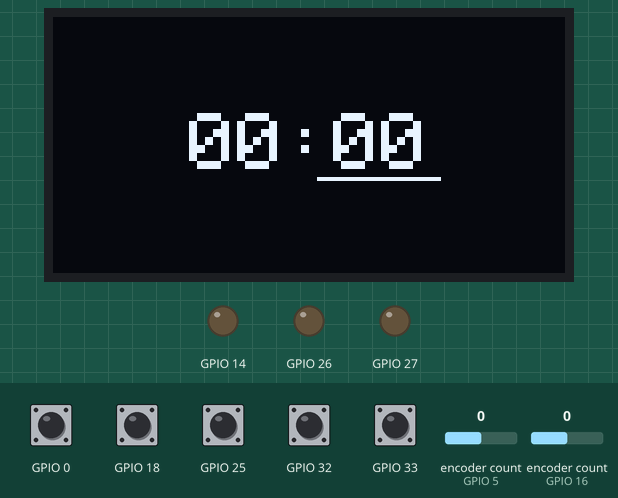
This sketch was run on a simulated ESP32. On the bench: 128×64 one-colour display, output pins drawn as LEDs (lit = HIGH). The test bench sets the inputs (shaded band); at power-on: GPIO 0, GPIO 18, GPIO 25, GPIO 32, GPIO 33 HIGH, encoder count (sensors on GPIO 5, GPIO 16) 0.

Above: at 1.2 s.
1.3 s: GPIO 18 pulled LOW for 0.15 s
At 2.3 s:
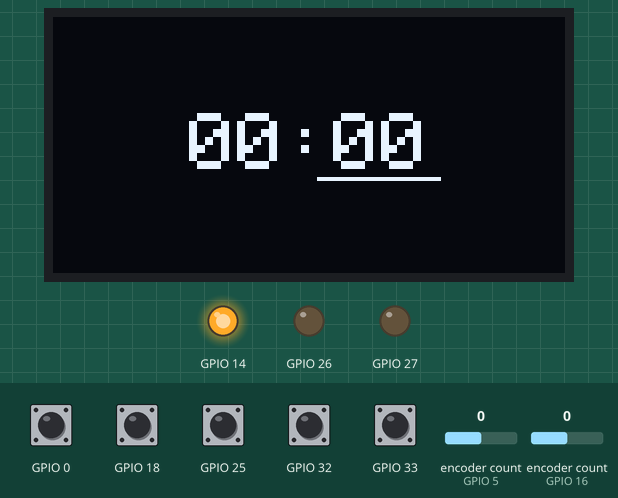
2.9 s: GPIO 25 pulled LOW for 0.15 s
At 3.5 s:
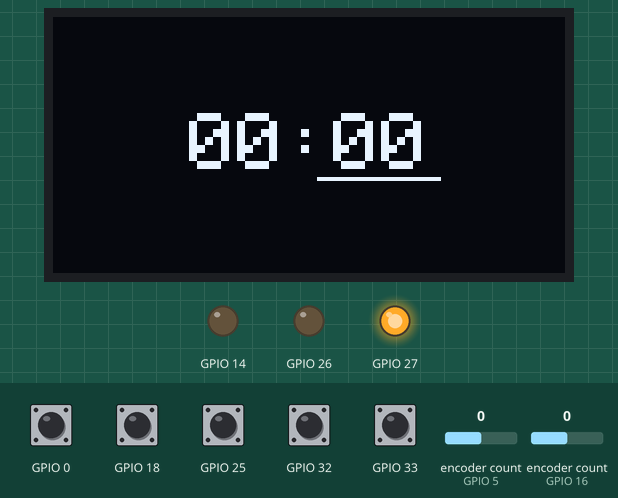
4.5 s: GPIO 32 pulled LOW for 0.15 s
At 5.7 s:
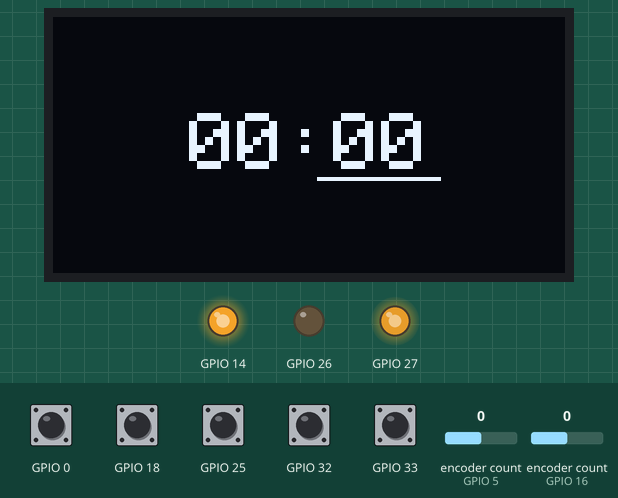
6.1 s: GPIO 18 pulled LOW for 1 s
At 7.2 s:
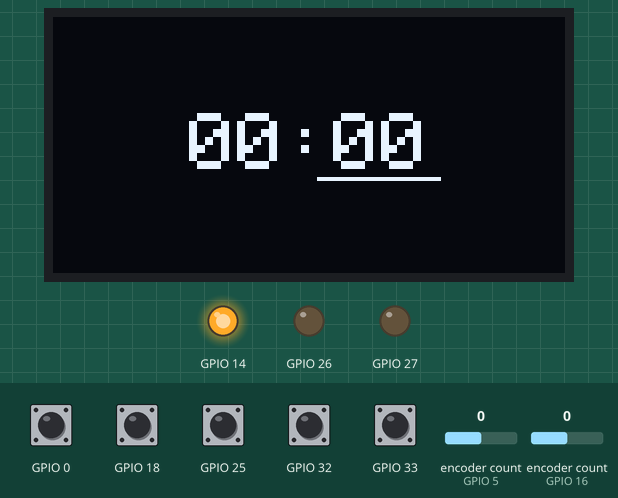
8.6 s: GPIO 25 pulled LOW for 1 s
At 9.2 s:
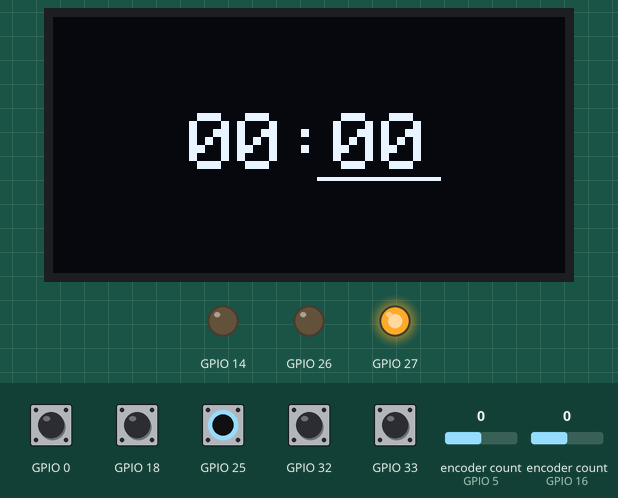
11.1 s: encoder count (sensor on GPIO 5) set to -1
At 11.8 s:
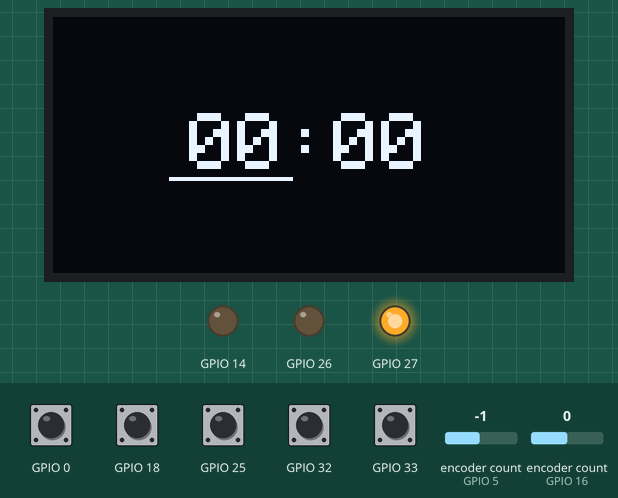
Timing chart, 0 to 13.6 s (numbered marks = the images above; inputs shaded):
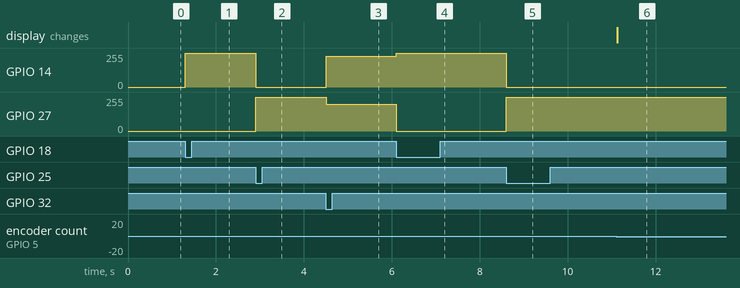

The sketch:

main.ino
```cpp
#include <Ticker.h>
#include <SPI.h>
#include <Wire.h>
#include <Adafruit_GFX.h>
#include <Adafruit_SSD1306.h>
#include "AiEsp32RotaryEncoder.h"
#include "Color.h"
#include "Led.h"
#include "ColorButton.h"
#include "SimpleButton.h"

void display_timer(const String &buf, int x, int y);
void display_selector();
void IRAM_ATTR read_choice_encoder_ISR();
void IRAM_ATTR read_increment_encoder_ISR();
void choice_encoder_loop();
void increment_encoder_loop();
void color_selection_service();
void start_cancel_pressed();
void start_countdown();
void finish_countdown();
void countdown();

#define SCREEN_WIDTH 128 // OLED display width, in pixels
#define SCREEN_HEIGHT 64 // OLED display height, in pixels
#define OLED_RESET     -1 // Reset pin # (or -1 if sharing Arduino reset pin)
#define SCREEN_ADDRESS 0x3C
#define TIMER_CURSOR_X 64
#define TIMER_CURSOR_Y 32

#define CHOICE_ENCODER_A_PIN 5
#define CHOICE_ENCODER_B_PIN 17
#define INCREMENT_ENCODER_A_PIN 16
#define INCREMENT_ENCODER_B_PIN 4
#define ROTARY_ENCODER_BUTTON_PIN -1
#define ROTARY_ENCODER_VCC_PIN -1
#define ROTARY_ENCODER_STEPS 4

byte hours = 0;
byte minutes = 0;
byte seconds = 0;
byte incrementer_selection = 1;
String timer_str;
bool timer_in_progress = false;

const Color RED = {255, 0, 0};
const Color ORANGE = {230, 200, 0};
const Color YELLOW = {255, 255, 0};
const Color GREEN = {0, 255, 0};

/*
not every button connected to an ESP32 GPIO pin can utilize internal pull-up resistors.
Specifically, GPIO pins 34-39 are input-only and do not have internal pull-up or pull-down resistors
*/

Led led(14, 27, 26);
ColorButton red_bt(18, RED);
ColorButton orange_bt(32, ORANGE);
ColorButton yellow_bt(33, YELLOW);
ColorButton green_bt(25, GREEN);
SimpleButton start_cancel_button(0);
AiEsp32RotaryEncoder choice_encoder = AiEsp32RotaryEncoder(CHOICE_ENCODER_A_PIN, CHOICE_ENCODER_B_PIN, ROTARY_ENCODER_BUTTON_PIN, ROTARY_ENCODER_VCC_PIN, ROTARY_ENCODER_STEPS);
AiEsp32RotaryEncoder increment_encoder = AiEsp32RotaryEncoder(INCREMENT_ENCODER_A_PIN, INCREMENT_ENCODER_B_PIN, ROTARY_ENCODER_BUTTON_PIN, ROTARY_ENCODER_VCC_PIN, ROTARY_ENCODER_STEPS);
Adafruit_SSD1306 display(SCREEN_WIDTH, SCREEN_HEIGHT, &Wire, OLED_RESET);
Ticker periodic_ticker;

//************************************** (main) setup - loop **************************************
void setup() {
  Serial.begin(115200);

  led.init_pins();
  led.off();

  red_bt.init_pin();
  orange_bt.init_pin();
  yellow_bt.init_pin();
  green_bt.init_pin();
  start_cancel_button.init_pin();

  choice_encoder.begin();
	choice_encoder.setup(read_choice_encoder_ISR);
	choice_encoder.setBoundaries(0, 1, false); // true means values form a circle
  choice_encoder.disableAcceleration();
  choice_encoder.setEncoderValue(incrementer_selection);

  increment_encoder.begin();
	increment_encoder.setup(read_increment_encoder_ISR);
	increment_encoder.setBoundaries(0, 59, true);
  increment_encoder.disableAcceleration();
  increment_encoder.setEncoderValue(minutes);

  // SSD1306_SWITCHCAPVCC = generate display voltage from 3.3V internally
  if(!display.begin(SSD1306_SWITCHCAPVCC, SCREEN_ADDRESS)) {
    Serial.println(F("SSD1306 allocation failed"));
    for(;;); // Don't proceed, loop forever
  }
  else {
    display.setTextSize(2);
    display.setTextColor(WHITE);
    timer_str = (hours < 10 ? "0" : "") + String(hours) + ":" + (minutes < 10 ? "0" : "") + String(minutes);
    display.clearDisplay();
    display_timer(timer_str);
    display_selector();
    display.display();
  }
}

void loop() {
  color_selection_service();
  choice_encoder_loop();
  increment_encoder_loop();
  start_cancel_service();
  delay(10);
}

//************************************** function definitions **************************************
void display_timer(const String &buf) {
    int16_t x1, y1;
    uint16_t w, h;
    display.getTextBounds(buf, 0, 0, &x1, &y1, &w, &h); //calc width and height of new string
    display.setCursor(TIMER_CURSOR_X - (w / 2), TIMER_CURSOR_Y - (h / 2));
    display.print(buf);
}

void display_selector() {
  int16_t x0, y0, x1, y1;
  uint16_t w, h;
  display.getTextBounds("00:00", TIMER_CURSOR_X, TIMER_CURSOR_Y, &x1, &y1, &w, &h);
  if (incrementer_selection == 0) {
  x0 = TIMER_CURSOR_X - w / 2 - 5;
  x1 = TIMER_CURSOR_X - 5;
  }
  else {
  x0 = TIMER_CURSOR_X + w / 2 + 2;
  x1 = TIMER_CURSOR_X + 2;
  }
  y0 = TIMER_CURSOR_Y + (h / 2);
  y1 = TIMER_CURSOR_Y + (h / 2);
  display.drawLine(x0, y0, x1, y1, WHITE);
}

void IRAM_ATTR read_choice_encoder_ISR() {
	choice_encoder.readEncoder_ISR();
}

void IRAM_ATTR read_increment_encoder_ISR() {
	increment_encoder.readEncoder_ISR();
}

void choice_encoder_loop() {
	if (choice_encoder.encoderChanged()) {
    incrementer_selection = choice_encoder.readEncoder();
    if (incrementer_selection == 1) {
      increment_encoder.setBoundaries(0, 59, true);
      increment_encoder.setEncoderValue(minutes);
    }
    else {
      increment_encoder.setBoundaries(0, 72, true);
      increment_encoder.setEncoderValue(hours);
    }
    display.clearDisplay();
    display_timer(timer_str);
    display_selector();
    display.display();
	}
}

void increment_encoder_loop() {
  if (increment_encoder.encoderChanged()) {
    if (incrementer_selection == 1) minutes = increment_encoder.readEncoder();
    else hours = increment_encoder.readEncoder();
    timer_str = (hours < 10 ? "0" : "") + String(hours) + ":" + (minutes < 10 ? "0" : "") + String(minutes);
    display.clearDisplay();
    display_timer(timer_str);
    display_selector();
    display.display();
  }
}

void color_selection_service() {
  if (red_bt.is_pressed()) {
    if (red_bt.is_enabled()) {
      led.switch_colors(red_bt.get_color());
      ColorButton::disable_all();
    }
  }
  else if (orange_bt.is_pressed()) {
    if (orange_bt.is_enabled()) {
      led.switch_colors(orange_bt.get_color());
      ColorButton::disable_all();
    }
  }
  else if (yellow_bt.is_pressed()) {
    if (yellow_bt.is_enabled()) {
      led.switch_colors(yellow_bt.get_color());
      ColorButton::disable_all();
    }
  }
  else if (green_bt.is_pressed()) {
    if (green_bt.is_enabled()) {
      led.switch_colors(green_bt.get_color());
      ColorButton::disable_all();
    }
  }
  else if (!timer_in_progress) {
    ColorButton::enable_all();
  }
}

void start_cancel_service() {
  if (start_cancel_button.is_pressed()) {
    if (start_cancel_button.is_enabled() && !timer_in_progress && led.is_lit()) start_countdown();
    else if (start_cancel_button.is_enabled() && timer_in_progress) finish_countdown();
    start_cancel_button.disable();
  }
  else {
    start_cancel_button.enable();
  }
}

void start_countdown() {
  if (hours > 0 || minutes > 0) {
    timer_in_progress = true;
    ColorButton::disable_all();
    choice_encoder.disable();
    increment_encoder.disable();
    periodic_ticker.attach(1, countdown);
  }
}

void finish_countdown() {
  periodic_ticker.detach();
  timer_in_progress = false;
  ColorButton::enable_all();
  hours = 0;
  minutes = 0;
  seconds = 0;
  incrementer_selection = 1;
  choice_encoder.enable();
  increment_encoder.enable();
  choice_encoder.setEncoderValue(incrementer_selection);
  increment_encoder.setBoundaries(0, 59, true);
  increment_encoder.setEncoderValue(minutes);
  led.off();
  timer_str = (hours < 10 ? "0" : "") + String(hours) + ":" + (minutes < 10 ? "0" : "") + String(minutes);
  display.clearDisplay();
  display_timer(timer_str);
  display_selector();
  display.display();
}

void countdown() {
  if (seconds > 0) seconds = seconds - 1;

  else if (minutes > 0) {
    minutes = minutes - 1;
    seconds = 59;
  }

  else if (hours > 0) {
    minutes = 59;
    seconds = 59;
    hours = hours - 1;
  }

  else {
    finish_countdown();
    return;
  }

  timer_str = (hours < 10 ? "0" : "") + String(hours) + ":" + (minutes < 10 ? "0" : "") + String(minutes) + ":" + (seconds < 10 ? "0" : "") + String(seconds);
  display.clearDisplay();
  display_timer(timer_str);
  display.display();
}
```

Color.h
```cpp
#ifndef COLOR_H
#define COLOR_H

#include <Arduino.h>

struct Color{
  byte red_scale;
  byte green_scale;
  byte blue_scale;
};

#endif
```

ColorButton.cpp
```cpp
#include "ColorButton.h"

bool ColorButton::enabled_all = true;

ColorButton::ColorButton(byte pin, Color color)
  : SimpleButton(pin)
{
  this->color = color;
}

bool ColorButton::is_enabled() {
  return SimpleButton::is_enabled() && enabled_all;
}

Color ColorButton::get_color() {
  return this->color;
}

void ColorButton::disable_all() {
  enabled_all = false;
}

void ColorButton::enable_all() {
  enabled_all = true;
}
```

ColorButton.h
```cpp
#ifndef COLORBUTTON_H
#define COLORBUTTON_H

#include <Arduino.h>
#include "Color.h"
#include "SimpleButton.h"

class ColorButton : public SimpleButton {
  private:
    static bool enabled_all;
    Color color;
  public:
    ColorButton(byte pin, Color color);

    bool is_enabled() override;

    Color get_color();

    static void disable_all();

    static void enable_all();
};

#endif
```

Led.cpp
```cpp
#include "Led.h"

Led::Led(byte red_pin, byte green_pin, byte blue_pin) {
  this->red_pin = red_pin;
  this->green_pin = green_pin;
  this->blue_pin = blue_pin;
  this->curr_color = {0, 0, 0};
}

void Led::write_led() {
  analogWrite(this->red_pin, this->curr_color.red_scale);
  analogWrite(this->green_pin, this->curr_color.green_scale);
  analogWrite(this->blue_pin, this->curr_color.blue_scale);
}

void Led::init_pins() {
  pinMode(this->red_pin, OUTPUT);
  pinMode(this->green_pin, OUTPUT);
  pinMode(this->blue_pin, OUTPUT);
}

void Led::off() {
  this->curr_color.red_scale = 0;
  this->curr_color.green_scale = 0;
  this->curr_color.blue_scale = 0;
  write_led();
}

void Led::switch_colors(Color color) {
  if (this->curr_color.red_scale == color.red_scale && this->curr_color.green_scale == color.green_scale && this->curr_color.blue_scale == color.blue_scale) {
    off();
  }
  else {
    this->curr_color.red_scale = color.red_scale;
    this->curr_color.green_scale = color.green_scale;
    this->curr_color.blue_scale = color.blue_scale;
    write_led();
  }
}

bool Led::is_lit() {
  if (this->curr_color.red_scale != 0 || this->curr_color.green_scale != 0 || this->curr_color.blue_scale != 0) return true;
  else return false;
}
```

Led.h
```cpp
#ifndef LED_H
#define LED_H

#include <Arduino.h>
#include "Color.h"

class Led {
  private:
    byte red_pin;
    byte green_pin;
    byte blue_pin;
    Color curr_color;

    void write_led();

  public:
    Led(byte red_pin, byte green_pin, byte blue_pin);

    void init_pins();

    void off();

    void switch_colors(Color color);

    bool is_lit();
};

#endif
```

SimpleButton.cpp
```cpp
#include "SimpleButton.h"

SimpleButton::SimpleButton(byte pin) {
  this->pin = pin;
  this->enabled = true;
}

void SimpleButton::init_pin() {
  pinMode(this->pin, INPUT_PULLUP);
}

bool SimpleButton::is_pressed() {
  return digitalRead(this->pin) == LOW;
}

bool SimpleButton::is_enabled() {
  return this->enabled;
}

void SimpleButton::disable() {
  this->enabled = false;
}

void SimpleButton::enable() {
  this->enabled = true;
}
```

SimpleButton.h
```cpp
#ifndef SIMPLEBUTTON_H
#define SIMPLEBUTTON_H

#include <Arduino.h>

class SimpleButton {
  protected:
    byte pin;
    bool enabled;
  public:
    SimpleButton(byte pin);

    void init_pin();

    bool is_pressed();

    virtual bool is_enabled();

    void disable();

    void enable();
};

#endif
```

Measured:
- after the input at 1.3 s, GPIO 14: 0/255 → 255/255 at once
- after the input at 2.9 s, GPIO 14: 255/255 → 0/255 at once; GPIO 27: 0/255 → 255/255 at once
- after the input at 4.5 s, GPIO 14: 0/255 → 230/255 at once; GPIO 27: 255/255 → 200/255 at once
- after the input at 6.1 s, GPIO 14: 230/255 → 255/255 at once; GPIO 27: 200/255 → 0/255 at once
- after the input at 8.6 s, GPIO 14: 255/255 → 0/255 at once; GPIO 27: 0/255 → 255/255 at once
- after the input at 11.1 s, the display: changes at once (image 6)
